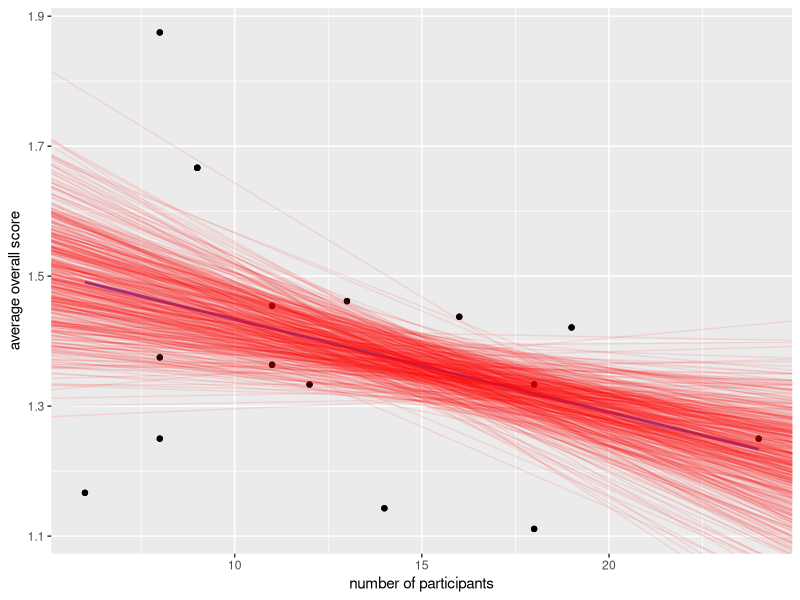

Write R code to recreate this figure.
setwd(dirname(rstudioapi::getActiveDocumentContext()$path))

df    <- read.table("../data/workshops.csv", h = T, sep = ";")
score <- tapply(df$Overall, df$ID, mean)
size  <- tapply(df$Overall, df$ID, length)
df    <- data.frame(score, size)


#### ordinary least squares ----------------------------------------------------
summary(lm(score ~ size))


#### bootstrap -----------------------------------------------------------------
library(boot)
m <- 500

stat_fn <- function(data, idx) {
  lm(data[idx, 1] ~ data[idx, 2])$coeff
}

df <- rbind(df, df) # pretending that we have more data
res <- boot(df, stat_fn, R = m)
boot.ci(res, index = 1, type = "perc")
boot.ci(res, index = 2, type = "perc")


#### update plot ---------------------------------------------------------------
library(ggplot2)

g1 <- ggplot(df, aes(size, score)) + 
  geom_point() + 
  geom_smooth(formula = y ~ x, method = "lm", se = FALSE) + 
  xlab("number of participants") + 
  ylab("average overall score") +
  geom_abline(slope = res$t[,2], intercept = res$t[,1], alpha = 0.1, colour = "red")
g1
